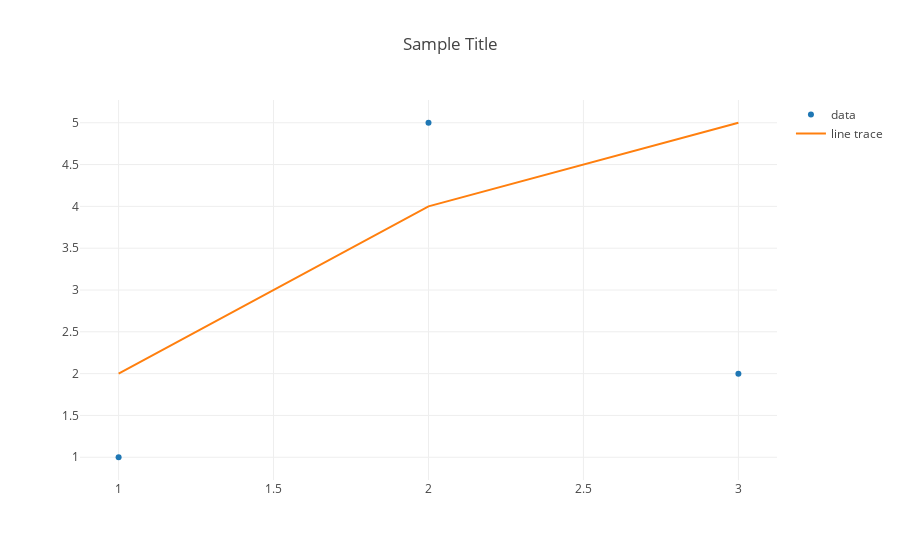

Notebook code cell kept with this figure:
### Markdown cell above
> Uncomment and run the code below.

### Code cell
plot({'data': [trace0, trace2], 'layout': {'title': 'Sample Title'}})

### Figure 1 — Plotly figure (JSON) as saved in the notebook; plotly's stock layout.template omitted (floating-point values rounded to 4 significant figures)
{"data": [{"mode": "markers", "name": "data", "type": "scatter", "uid": "2e7660ee-cd5e-11e8-9b3c-0242ac11000c", "x": [1, 3, 2], "y": [1, 2, 5]}, {"mode": "lines", "name": "line trace", "type": "scatter", "uid": "2e7663be-cd5e-11e8-9b3c-0242ac11000c", "x": [1, 2, 3], "y": [2, 4, 5]}], "layout": {"title": "Sample Title"}}
